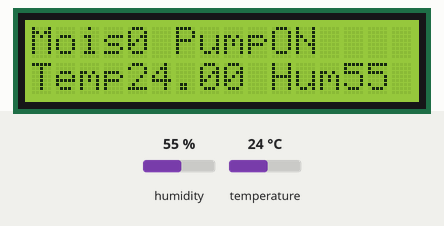
Simulated run of this sketch. Board: Arduino Uno, built with avr-gcc and run on an emulated ATmega328P. Parts: 16×2 character LCD. The inputs (shaded band) are chosen by the test bench; at power-on: humidity 55 %, temperature 24 °C. What the sketch prints to the serial monitor is not drawn.

Above: at 1.2 s.
1.3 s: humidity set to 22 %
At 3.6 s:
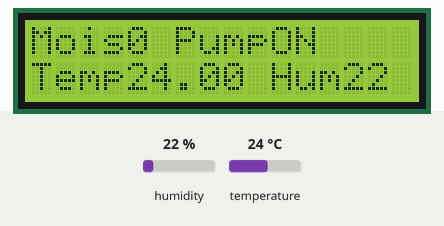
4.1 s: temperature set to 12 °C
At 5.0 s:
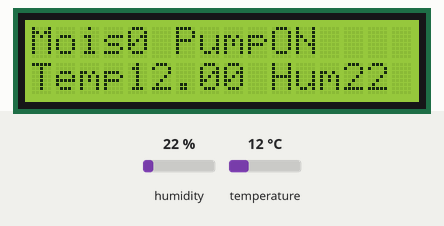
6.9 s: humidity set to 40 %
At 9.0 s:
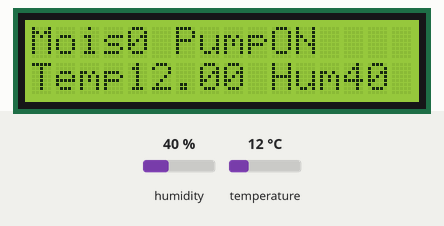
9.8 s: temperature set to 19 °C
At 11.6 s:
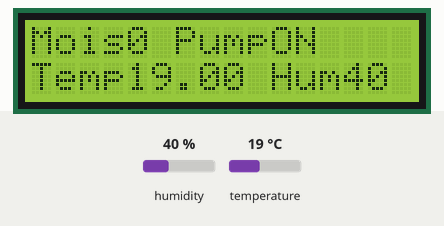
Timing chart, 0 to 13.1 s (numbered marks = the images above; inputs shaded):
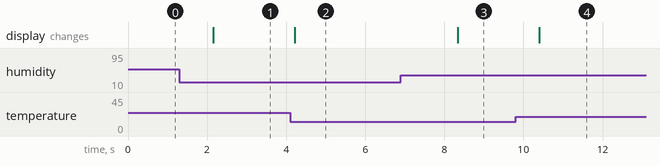

The sketch:

LCD.ino
```cpp
/*
 Qian Jin
 27 Nov 2021
 */
#include <Wire.h>
#include "LiquidCrystal_I2C.h"
#include "DHT.h"

int pump_sta = 0;

LiquidCrystal_I2C lcd(0x27,16,2);

#define DHTPIN 4
#define DHTTYPE DHT22
DHT dht(DHTPIN, DHTTYPE);

int wetPin = A2;
long int wetValue = 0;


void setup(){
    Serial.begin(9600);
    lcd.init();                      // initialize the lcd
    lcd.backlight();
    //Initialise the DHT sensor
    dht.begin();
}

void loop(){
    getSensor();
    update_lcd1602();
    delay(1000);
}


void getSensor(){

  //dht.getTHValue(DHT11_PIN);

  Serial.print("Temperature: ");
  Serial.println(dht.readTemperature());
  Serial.print("Humidity: ");
  Serial.println(dht.readHumidity());
  Serial.print("Soil moisture: ");
  Serial.println(wetValue);
  Serial.println();
}

void update_lcd1602(){
    lcd.setCursor(0,0);
    lcd.print("Mois");
    lcd.print(wetValue);
    lcd.print(" ");
    lcd.print("Pump");
    if(wetValue<30){
      lcd.print("ON");
    }else{
      lcd.print("OFF");
    }

    lcd.setCursor(0,1);
    lcd.print("Temp");
    float temp = dht.readTemperature();
    if(temp <= 99){
      lcd.print(temp);
    }else{lcd.print(99,0);}

    lcd.print(" ");
    lcd.print("Hum");
    int humidity = dht.readHumidity();
    if(humidity <= 99){
      lcd.print(humidity);
    }else{
      lcd.print(99,0);
    }
}
```

Measured:
- after the input at 1.3 s, the display: changes after 0.86 s (image 1)
- after the input at 4.1 s, the display: changes after 0.12 s (image 2)
- after the input at 6.9 s, the display: changes after 1.4 s (image 3)
- after the input at 9.8 s, the display: changes after 0.61 s (image 4)
